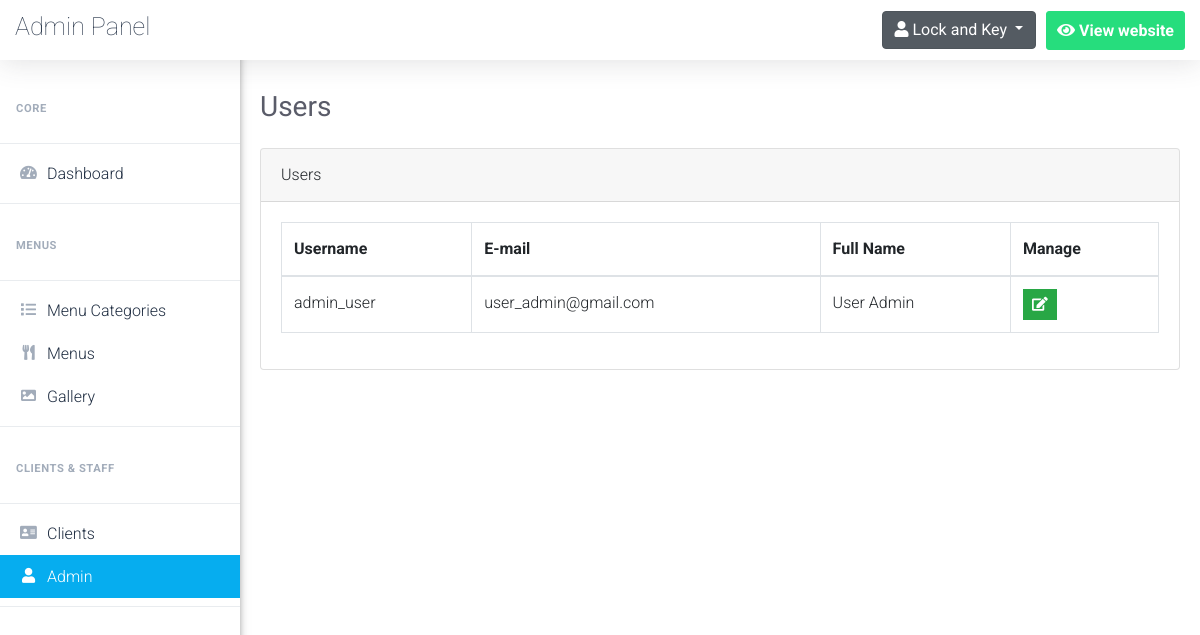
The page /admin/users.php (signed in) on the database its author committed.
### tables this page shows
CREATE TABLE `users` (
  `user_id` int(2) NOT NULL,
  `username` varchar(20) NOT NULL,
  `email` varchar(30) NOT NULL,
  `full_name` varchar(50) NOT NULL,
  `password` varchar(100) NOT NULL
);

### admin/users.php (the view, shortened to what this page needs)
<?php
	$pageTitle = 'Users';
	if(isset($_SESSION['username_restaurant_qRewacvAqzA']) && isset($_SESSION['password_restaurant_qRewacvAqzA']))
	{
		include 'connect.php';
		include 'Includes/templates/header.php';
		include 'Includes/templates/navbar.php';
        ?>
        <?php
            $do = '';
            if(isset($_GET['do']) && in_array(htmlspecialchars($_GET['do']), array('Add','Edit')))
                $do = $_GET['do'];
            else
                $do = 'Manage';
            if($do == "Manage")
            {
                $stmt = $con->prepare("SELECT * FROM users");
                $stmt->execute();
                $users = $stmt->fetchAll();
            ?>
                <div class="card">
                    <div class="card-header">
                        <?php echo $pageTitle; ?>
                    </div>
                    <div class="card-body">
                        <table class="table table-bordered users-table">
                            <thead>
                                <tr>
                                    <th scope="col">Username</th>
                                    <th scope="col">E-mail</th>
                                    <th scope="col">Full Name</th>
                                    <th scope="col">Manage</th>
                                </tr>
                            </thead>
                            <tbody>
                                <?php
                                    foreach($users as $user)
                                    {
                                        echo "<tr>";
                                            echo "<td>";
                                                echo $user['username'];
                                            echo "</td>";
                                            echo "<td>";
                                                echo $user['email'];
                                            echo "</td>";
                                            echo "<td>";
                                                echo $user['full_name'];
                                            echo "</td>";
                                            echo "<td>";
                                                echo "<button class='btn btn-success btn-sm rounded-0'>";
                                                    echo "<a href='users.php?do=Edit&user_id=".$user['user_id']."' style='color: white;'";
                                                    echo "<i class='fa fa-edit'></i>";
                                                    echo "</a>";
                                                echo "</button>";
                                            echo "</td>";
                                        echo "</tr>";
                                    }
                                ?>
                            </tbody>
                        </table>
                    </div>
                </div>
            <?php
            }
        include 'Includes/templates/footer.php';
    }
    else
    {
        header('Location: index.php');
        exit();
    }
?>

### admin/Design/css/main.css (style rules this page uses)
a, a:hover { text-decoration: none !important; }
html { scroll-behavior: smooth; }
body { font-family: 'Roboto', sans-serif; font-size: 16px; line-height: 28px; font-weight: 300; }

### rows shown on the page
users: username "admin_user", email "user_admin@gmail.com", full_name "User Admin"

### other values the page prints
$pageTitle "Users"
